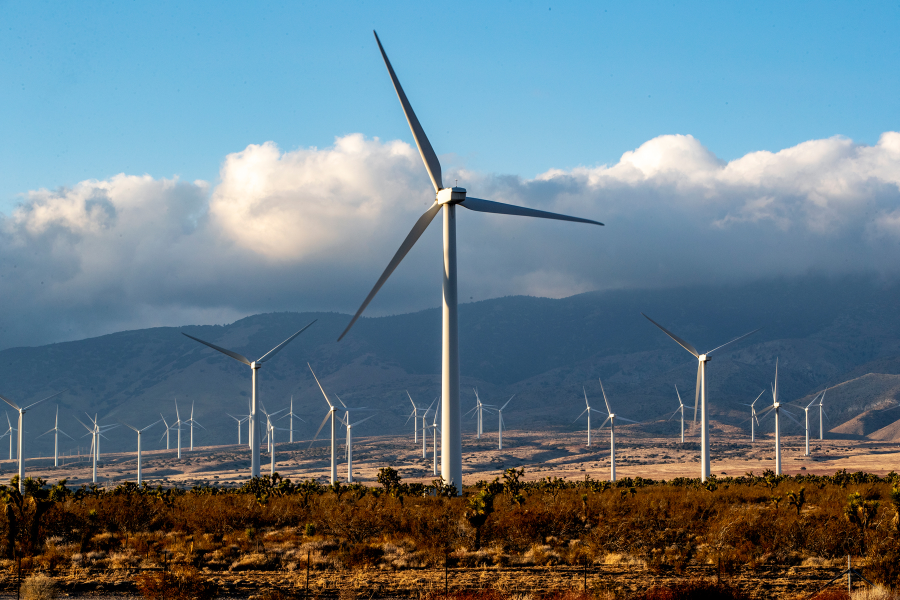
#> input picture image/mill.jpg, 1800 x 1200 px, found by its file name (shown at 1/2 size)
$ python main.py
#> lines starting #> are read from the running program, lines starting #| are printed output that depends on the picture
# -*- coding: utf-8 -*-
"""
Created on Fri Mar 26 14:04:59 2021

@author:NTN-code
"""

"""
Предтем как читать код посмотрите example.py
"""

import cv2
import numpy as np
import matplotlib.pyplot as plt


def main():
    # список для времени
    times = []

    # включаем оптимизацию методов для модуля openCV
    cv2.setUseOptimized(True)

    print("Start")

    for x in range(0,2):
        #начало отсчёта
        time1 = cv2.getTickCount()

        oimg = cv2.imread("C:\python\(((_OpenCV\image\mill.jpg")
#> oimg is the input picture: shape (1200, 1800, 3); mean B, G, R 134.6, 123.1, 102.5
        # изменить размер изображения
        oimg = cv2.resize(oimg,(900,600))
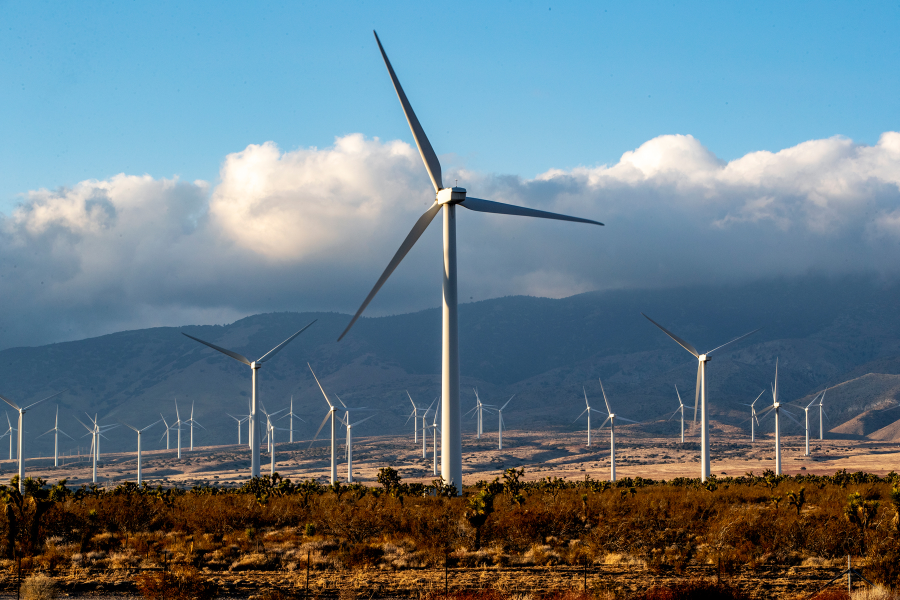
#> oimg: shape (600, 900, 3); mean B, G, R 134.7, 123.2, 102.6
        cv2.imshow('Origin',oimg)

        # [5 lines of commented-out code are left out]
        cimg = cv2.cvtColor(oimg,cv2.COLOR_BGR2HLS)
#> cimg: shape (600, 900, 3); mean of channels 0, 1, 2 77.7, 118.8, 118.5
        cv2.imshow("HSV",cimg)
        #cimg = cv2.cvtColor(oimg,cv2.COLOR_BGR2RGB)
        #cv2.imshow('convert',cimg)
        #cimg = oimg

        img_matrix = cimg.reshape((-1,3))
        img_matrix = np.float32(img_matrix)
        criteria = (cv2.TERM_CRITERIA_EPS + cv2.TERM_CRITERIA_MAX_ITER, 5, 1.0)
        K = 5
        ret,label,center=cv2.kmeans(img_matrix,K,None,criteria,10,cv2.KMEANS_RANDOM_CENTERS)
#> ret = 889238838.5; center = [[93.75, 173, 161.7], [101.8, 81.39, 76.15], [106.6, 152.4, 43.07], [15.6, 39.53, 214.1], [12.33, 165.2, 62.62]]
        center = np.uint8(center)
#> center = [[93, 172, 161], [101, 81, 76], [106, 152, 43], [15, 39, 214], [12, 165, 62]]
        res = center[label.flatten()]
        res2 = res.reshape((cimg.shape))
#> res2: shape (600, 900, 3); mean of channels 0, 1, 2 77, 118.2, 118.2
        cv2.imshow('CLASTER',res2)
        cv2.imwrite('name.png',res2)

        # конец отсчёта
        time2 = cv2.getTickCount()

        # нахождение разницы во времени
        time = (time2 - time1)/ cv2.getTickFrequency()
        times.append(time)

        print(time)

    print("Время исполнения")
    print (times)
    print("Используем оптимизацию " + str(cv2.useOptimized()))
    print("End")
    cv2.waitKey(0)

    cv2.destroyAllWindows()


if __name__ == "__main__":
    main()
